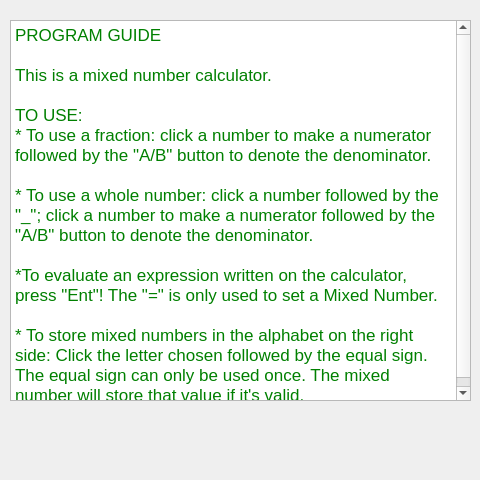
<?xml version="1.0" encoding="UTF-8"?>
<ui version="4.0">
 <class>DialogHelp</class>
 <widget class="QDialog" name="DialogHelp">
  <property name="geometry">
   <rect>
    <x>0</x>
    <y>0</y>
    <width>480</width>
    <height>480</height>
   </rect>
  </property>
  <property name="windowTitle">
   <string>Dialog</string>
  </property>
  <widget class="QTextBrowser" name="textBrowser">
   <property name="geometry">
    <rect>
     <x>10</x>
     <y>20</y>
     <width>461</width>
     <height>381</height>
    </rect>
   </property>
   <property name="maximumSize">
    <size>
     <width>500</width>
     <height>500</height>
    </size>
   </property>
   <property name="html">
    <string>&lt;!DOCTYPE HTML PUBLIC &quot;-//W3C//DTD HTML 4.0//EN&quot; &quot;http://www.w3.org/TR/REC-html40/strict.dtd&quot;&gt;
&lt;html&gt;&lt;head&gt;&lt;meta name=&quot;qrichtext&quot; content=&quot;1&quot; /&gt;&lt;style type=&quot;text/css&quot;&gt;
p, li { white-space: pre-wrap; }
&lt;/style&gt;&lt;/head&gt;&lt;body style=&quot; font-family:'.SF NS Text'; font-size:13pt; font-weight:400; font-style:normal;&quot;&gt;
&lt;p style=&quot; margin-top:0px; margin-bottom:0px; margin-left:0px; margin-right:0px; -qt-block-indent:0; text-indent:0px;&quot;&gt;&lt;span style=&quot; color:#008000;&quot;&gt;PROGRAM&lt;/span&gt;&lt;span style=&quot; color:#c0c0c0;&quot;&gt; &lt;/span&gt;&lt;span style=&quot; color:#008000;&quot;&gt;GUIDE&lt;/span&gt;&lt;/p&gt;
&lt;p style=&quot;-qt-paragraph-type:empty; margin-top:0px; margin-bottom:0px; margin-left:0px; margin-right:0px; -qt-block-indent:0; text-indent:0px; color:#008000;&quot;&gt;&lt;br /&gt;&lt;/p&gt;
&lt;p style=&quot; margin-top:0px; margin-bottom:0px; margin-left:0px; margin-right:0px; -qt-block-indent:0; text-indent:0px;&quot;&gt;&lt;span style=&quot; color:#008000;&quot;&gt;This is a mixed number calculator.&lt;/span&gt;&lt;/p&gt;
&lt;p style=&quot;-qt-paragraph-type:empty; margin-top:0px; margin-bottom:0px; margin-left:0px; margin-right:0px; -qt-block-indent:0; text-indent:0px; color:#008000;&quot;&gt;&lt;br /&gt;&lt;/p&gt;
&lt;p style=&quot; margin-top:0px; margin-bottom:0px; margin-left:0px; margin-right:0px; -qt-block-indent:0; text-indent:0px;&quot;&gt;&lt;span style=&quot; color:#008000;&quot;&gt;TO USE:&lt;/span&gt;&lt;/p&gt;
&lt;p style=&quot; margin-top:0px; margin-bottom:0px; margin-left:0px; margin-right:0px; -qt-block-indent:0; text-indent:0px;&quot;&gt;&lt;span style=&quot; color:#008000;&quot;&gt;* To use a fraction: click a number to make a numerator followed by the &amp;quot;A/B&amp;quot; button to denote the denominator.&lt;/span&gt;&lt;/p&gt;
&lt;p style=&quot;-qt-paragraph-type:empty; margin-top:0px; margin-bottom:0px; margin-left:0px; margin-right:0px; -qt-block-indent:0; text-indent:0px; color:#008000;&quot;&gt;&lt;br /&gt;&lt;/p&gt;
&lt;p style=&quot; margin-top:0px; margin-bottom:0px; margin-left:0px; margin-right:0px; -qt-block-indent:0; text-indent:0px;&quot;&gt;&lt;span style=&quot; color:#008000;&quot;&gt;* To use a whole number: click a number followed by the &amp;quot;_&amp;quot;; click a number to make a numerator followed by the &amp;quot;A/B&amp;quot; button to denote the denominator.&lt;/span&gt;&lt;/p&gt;
&lt;p style=&quot;-qt-paragraph-type:empty; margin-top:0px; margin-bottom:0px; margin-left:0px; margin-right:0px; -qt-block-indent:0; text-indent:0px; color:#008000;&quot;&gt;&lt;br /&gt;&lt;/p&gt;
&lt;p style=&quot; margin-top:0px; margin-bottom:0px; margin-left:0px; margin-right:0px; -qt-block-indent:0; text-indent:0px;&quot;&gt;&lt;span style=&quot; color:#008000;&quot;&gt;*To evaluate an expression written on the calculator, press &amp;quot;Ent&amp;quot;! The &amp;quot;=&amp;quot; is only used to set a Mixed Number. &lt;/span&gt;&lt;/p&gt;
&lt;p style=&quot;-qt-paragraph-type:empty; margin-top:0px; margin-bottom:0px; margin-left:0px; margin-right:0px; -qt-block-indent:0; text-indent:0px; color:#008000;&quot;&gt;&lt;br /&gt;&lt;/p&gt;
&lt;p style=&quot; margin-top:0px; margin-bottom:0px; margin-left:0px; margin-right:0px; -qt-block-indent:0; text-indent:0px;&quot;&gt;&lt;span style=&quot; color:#008000;&quot;&gt;* To store mixed numbers in the alphabet on the right side: Click the letter chosen followed by the equal sign. The equal sign can only be used once. The mixed number will store that value if it's valid. &lt;/span&gt;&lt;/p&gt;&lt;/body&gt;&lt;/html&gt;</string>
   </property>
  </widget>
 </widget>
 <resources/>
 <connections/>
</ui>
